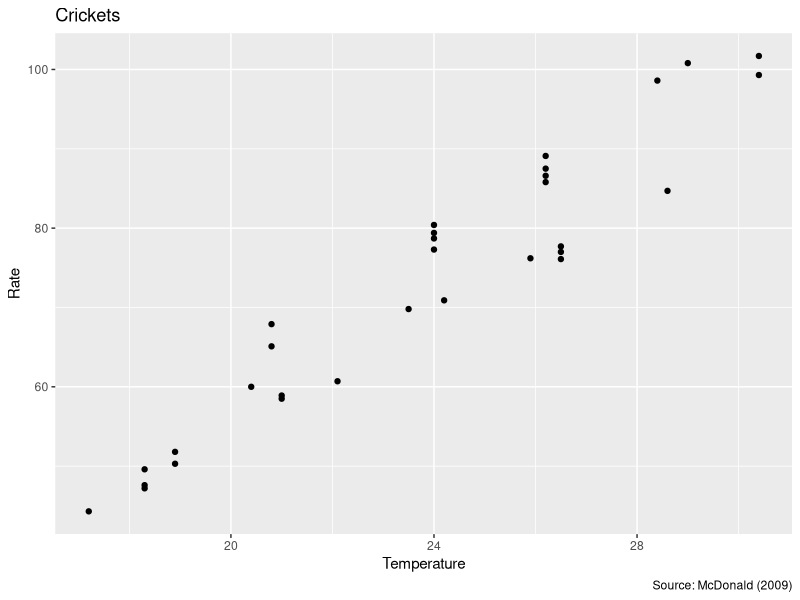
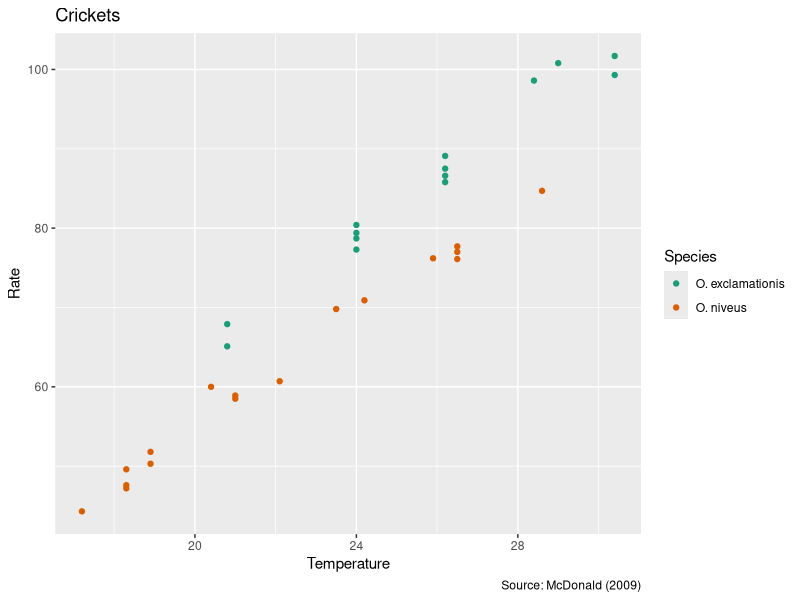
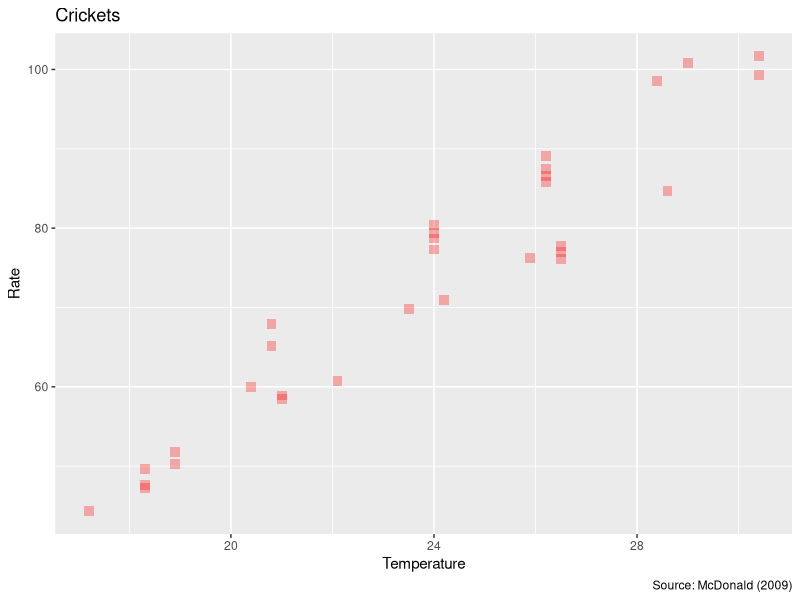
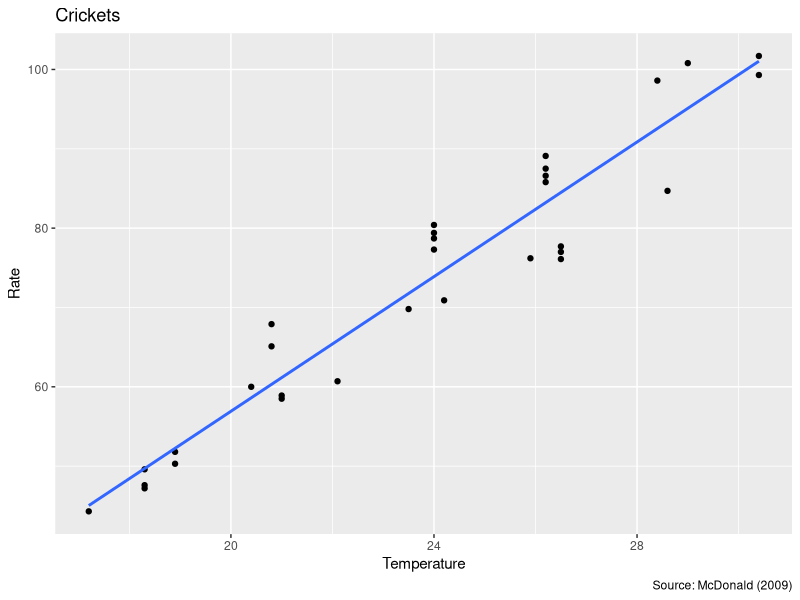
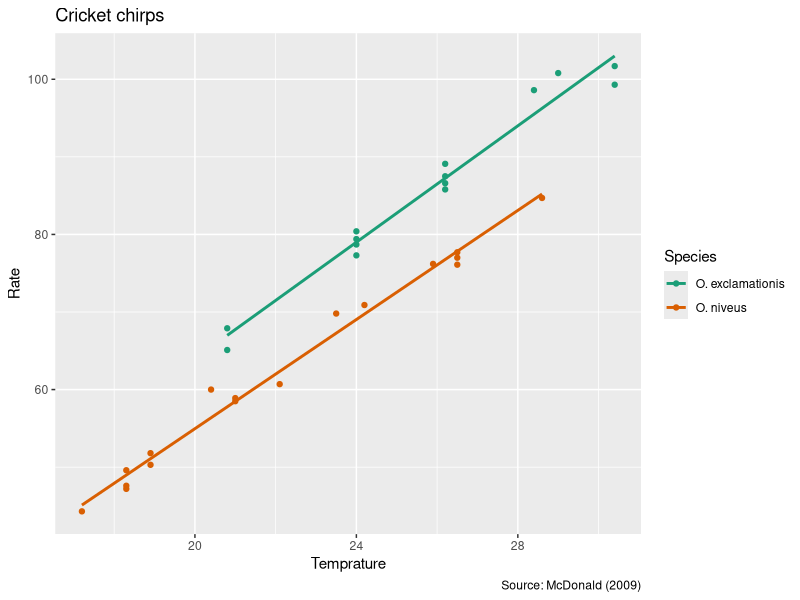
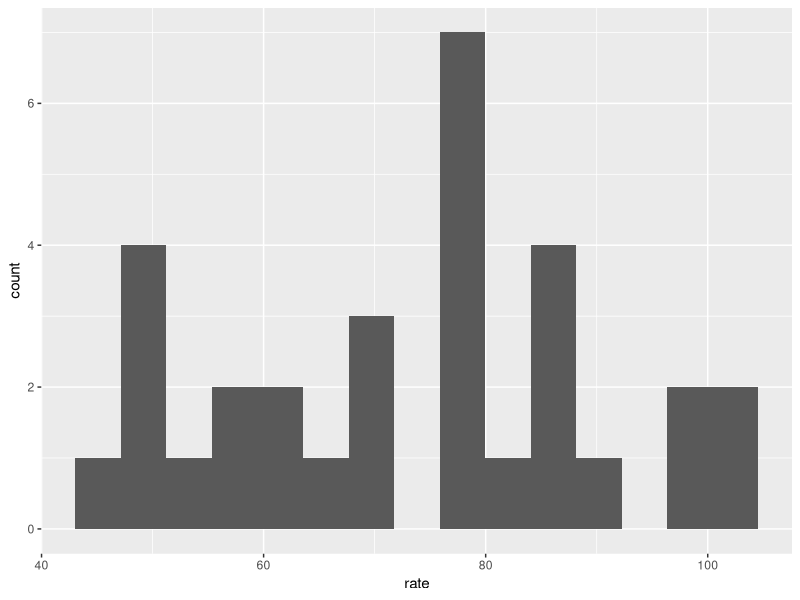
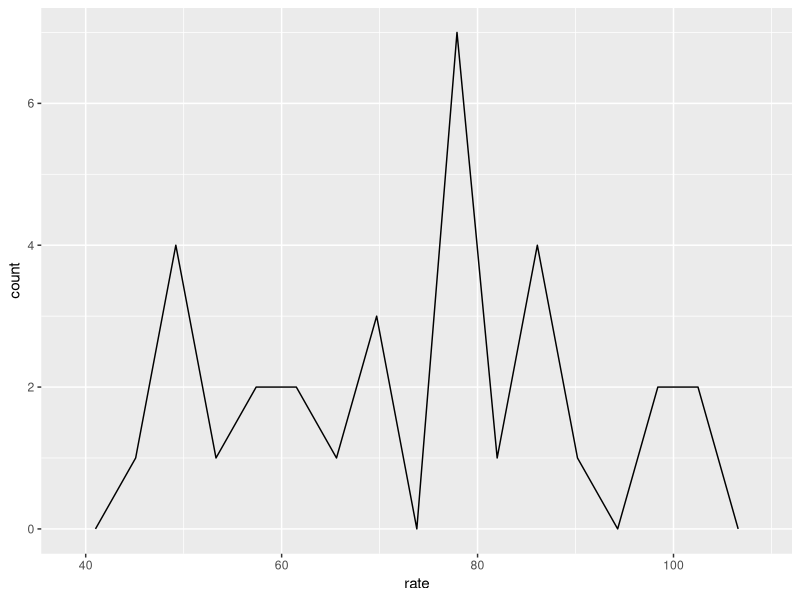
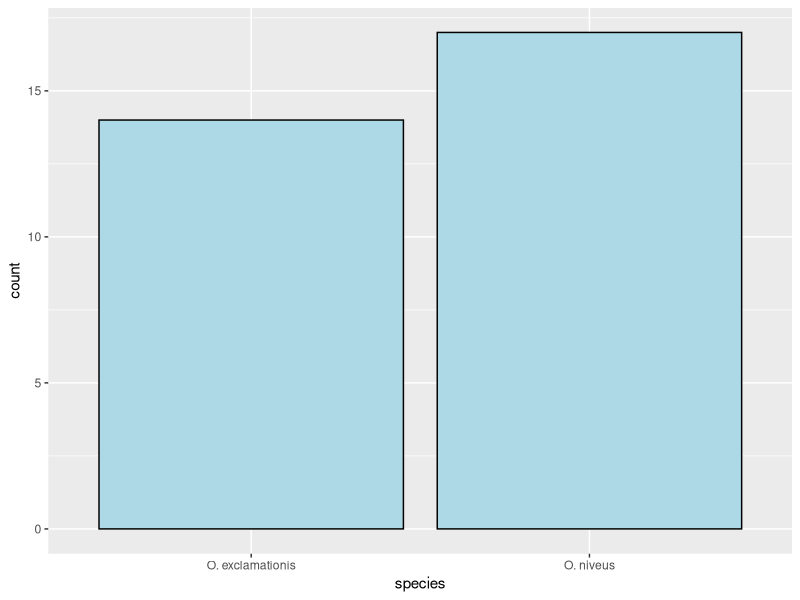

The R source for these figures, in order: (Note: this script raises an error after producing the figures.)
library(tidyverse)
library(modeldata)
?ggplot

?crickets
View(crickets)

# The basics

ggplot(crickets, aes(x = temp, 
                     y = rate)) +
  geom_point() + labs(x = "Temperature",
                      y = "Rate",
                      title = "Crickets",
                      caption= "Source: McDonald (2009)")

ggplot(crickets, aes(x = temp, 
                     y = rate, color = species)) +
  geom_point() + labs(x = "Temperature",
                      y = "Rate",
                      color = "Species",
                      title = "Crickets",
                      caption= "Source: McDonald (2009)") + scale_color_brewer(palette = "Dark2")

# Modifying the basic properties of the plot

ggplot(crickets, aes(x = temp, 
                     y = rate)) +
  geom_point(color = "red", size = 3, alpha = 0.3, shape = "square") + labs(x = "Temperature",
                      y = "Rate",
                      title = "Crickets",
                      caption= "Source: McDonald (2009)")

# Learn more about <anything> by using ?<anything>

# Adding another layer

ggplot(crickets, aes(x = temp, y = rate)) +
  geom_point() + 
  geom_smooth(method = "lm", se = FALSE) +  
  labs(x = "Temperature", 
       y = "Rate",
       title = "Crickets",
       caption= "Source: McDonald (2009)")

ggplot(crickets, aes(x = temp, y = rate, color = species)) +
  geom_point() + 
  geom_smooth(method = "lm", se = FALSE) +
  labs (x = "Temprature",
        y = "Rate",
        color = "Species",
        title = "Cricket chirps",
        caption = "Source: McDonald (2009)") +
  scale_color_brewer(palette = "Dark2")

# Other plots

ggplot(crickets, aes(x = rate)) +
  geom_histogram(bins = 15)

ggplot(crickets, aes(x = rate)) +
  geom_freqpoly(bins = 15)

ggplot(crickets, aes(x = species)) + 
  geom_bar(color = "black", fill = "lightblue")

ggplot(crickets, aes(x = species, fill = species)) +
  geom_bar(show.legend = FALSE) +
  scale_color_brewer(palette = "Dark2")

ggplot(crickets, aes(x = species, y = rate, color = species)) +
  geom_boxplot(show.legend = FALSE) +
  scale_color_brewer(palette = "Dark2") +
  theme_minimal()

?theme_minimal

# faceting

# not great:
ggplot(crickets, aes(x = rate, fill = species)) + 
  geom_histogram(bins = 15) + 
  scale_fill_brewer(palette = "Dark2")

ggplot(crickets, aes)
